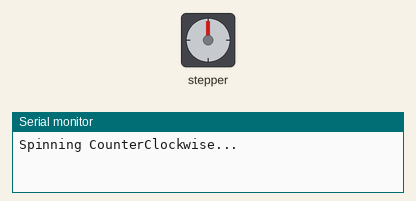
This sketch was run on a simulated Arduino Uno, built with avr-gcc and run on an emulated ATmega328P. Parts: stepper motor, the last lines printed to the serial monitor. Wiring (inferred from the names in the program): stepper motor driver (1600 steps per turn assumed): step pin 6; direction pin 9.

Above: at 0.05 s.
At 2.0 s:
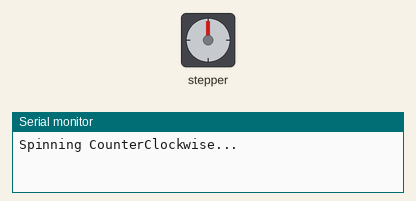
At 4.5 s:
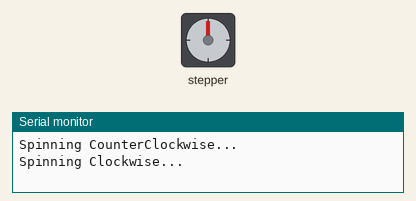
At 9.0 s:
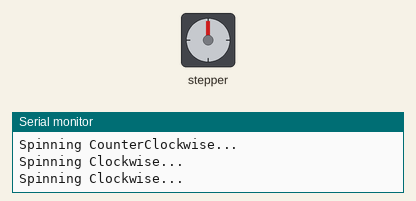
Timing chart, 0 to 15.6 s (numbered marks = the images above):
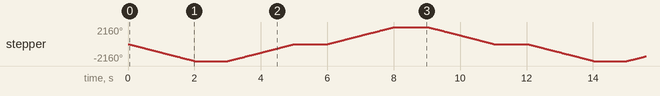

Measured:
- by itself, stepper: turns 2160° counter-clockwise in 2.0 s, then 2160° clockwise in 2.0 s, then 2160° clockwise in 2.0 s, then 2160° counter-clockwise in 2.0 s, repeating every 12.0 s

The sketch:

ref.ino
```cpp
const int DIR = 9;
const int STEP = 6;
const int steps_per_rev = 1600; // Adjusted for 1/8 microstepping
int a = 100; // Pulse width in microseconds

void setup() {
  Serial.begin(115200);
  pinMode(STEP, OUTPUT);
  pinMode(DIR, OUTPUT);
}

void loop() {
  // Clockwise rotation
  digitalWrite(DIR, LOW); // Set direction to LOW for clockwise
  Serial.println("Spinning CounterClockwise...");

  for (int i = 0; i < 6*steps_per_rev; i++) { // Two full rotations
    digitalWrite(STEP, HIGH);
    delayMicroseconds(a);
    digitalWrite(STEP, LOW);
    delayMicroseconds(a);
  }

  delay(1000); // Wait 1 second after two full rotations

  // Counterclockwise rotation
  digitalWrite(DIR, HIGH); // Set direction to HIGH for counterclockwise
  Serial.println("Spinning Clockwise...");

  for (int i = 0; i <  6*steps_per_rev; i++) { // Two full rotations
    digitalWrite(STEP, HIGH);
    delayMicroseconds(a);
    digitalWrite(STEP, LOW);
    delayMicroseconds(a);
  }

  delay(1000); // Wait 1 second after two full rotations

  // Clockwise rotation
  digitalWrite(DIR, HIGH); // Set direction to LOW for clockwise
  Serial.println("Spinning Clockwise...");

  for (int i = 0; i < 6*steps_per_rev; i++) { // Two full rotations
    digitalWrite(STEP, HIGH);
    delayMicroseconds(a);
    digitalWrite(STEP, LOW);
    delayMicroseconds(a);
  }

  delay(1000); // Wait 1 second after two full rotations

  // Counterclockwise rotation
  digitalWrite(DIR, LOW); // Set direction to HIGH for counterclockwise
  Serial.println("Spinning CounterClockwise...");

  for (int i = 0; i <  6*steps_per_rev; i++) { // Two full rotations
    digitalWrite(STEP, HIGH);
    delayMicroseconds(a);
    digitalWrite(STEP, LOW);
    delayMicroseconds(a);
  }
  delay(1000);
}
```
